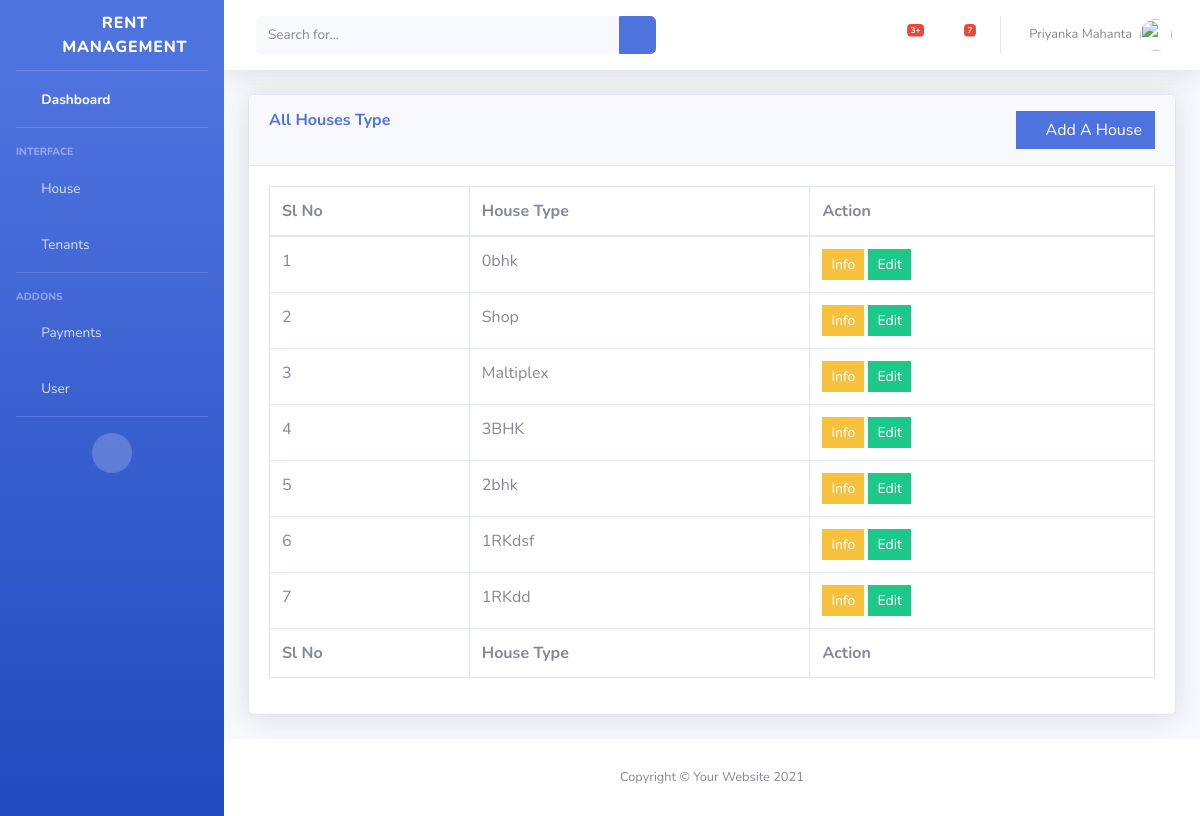
Screenshot of /house-type/ with the database file from the repository.
### rent_management/models.py (models this page shows, shortened)
class HouseType(models.Model):
    objects = None
    type = models.CharField(max_length=255)
    add_on = models.DateTimeField(auto_now_add=True)

### rent_management/views/house_type.py (the view)
# urls.py: path("house-type/", views.house_type, name="house_type"),
def house_type(request):
    if request.method == 'POST':
        house = request.POST.get('house_type')
        add_house_type = HouseType.objects.create(type=house)
        add_house_type.save()
        return redirect('/house-type')
    houses_type = HouseType.objects.all().order_by('-id')
    context = {
        'house_type': houses_type,
    }
    return render(request, "rent/house_type/house_type.html", context)

### rent_management/templates/rent/house_type/house_type.html (shortened to what this page needs)
{% extends "rent/base/base.html" %}
{% block content %}
<div class="container-fluid">
    <div class="card shadow mb-4">
        <div class="card-header py-3">
            <div class="row">
                <div class="col-lg-8">
                    <h6 class="m-0 font-weight-bold text-primary">All Houses Type</h6>
                </div>
                <div class="col-lg-4 text-right">
                    <button type="button" class="btn btn-primary rounded-0" data-toggle="modal"
                            data-target="#exampleModal">
                        <i class="fa fa-plus" aria-hidden="true"></i> Add A House
                    </button>
                </div>
            </div>
        </div>
        <div class="card-body">
            <div class="table-responsive">
                <table class="table table-bordered" id="dataTable" width="100%" cellspacing="0">
                    <thead>
                    <tr>
                        <th>Sl No</th>
                        <th>House Type</th>
                        <th>Action</th>
                    </tr>
                    </thead>
                    <tfoot>
                    <tr>
                        <th>Sl No</th>
                        <th>House Type</th>
                        <th>Action</th>
                    </tr>
                    </tfoot>
                    <tbody>
                    {% if not house_type %}
                    <tr>
                        <td colspan="3" class="text-center">No Data Available! </td>
                    </tr>
                    {% else %}
                    {% for type in house_type %}
                    <tr>
                        <td>{{ forloop.counter }}</td>
                        <td>{{type.type}}</td>
                        <td>
                            <button class="btn btn-sm btn-warning rounded-0" data-toggle="modal" data-target="#infoModal{{type.id}}">Info</button>
                            <button class="btn btn-sm btn-success rounded-0" data-toggle="modal" data-target="#editModal{{type.id}}">Edit</button>
                        </td>
                    </tr>
                    {% endfor %}
                    {% endif %}
                    </tbody>
                </table>
            </div>
        </div>
    </div>
</div>
{% endblock %}

### rows the page displays
HouseType: type "0bhk"
HouseType: type "Shop"
HouseType: type "Maltiplex"
HouseType: type "3BHK"
HouseType: type "2bhk"
HouseType: type "1RKdsf"
HouseType: type "1RKdd"
